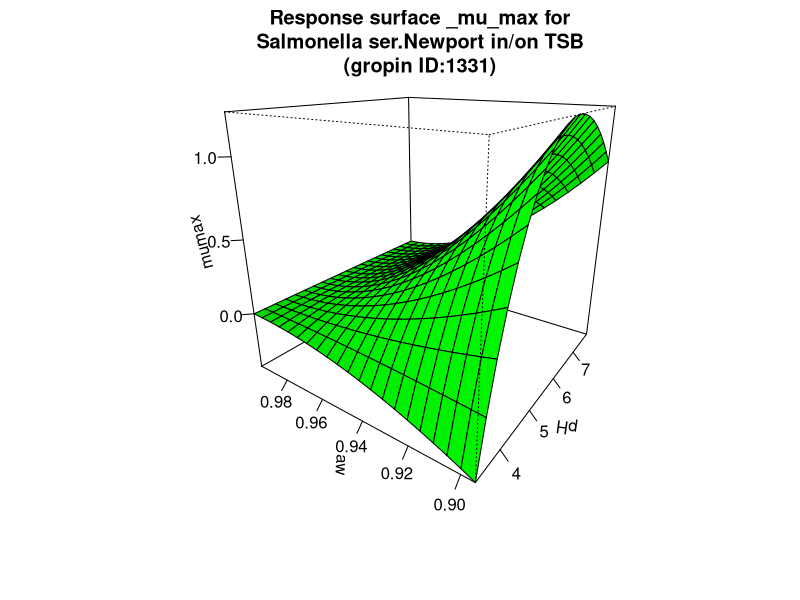

The R script that drew this image:
#############################
# start of Parameter script
#############################
pH <- seq(3.3033,7.79220779220779,length.out=21)
aw <- seq(0.894894,0.996003996003996,length.out=21)
#############################
# end of Parameter script
#############################
############################# 
# start of Model script Gropin ID 1331 
#############################
 
# constant coefficients for this model
 
variables <- data.frame(pH,aw)
argumentsPar <- unique.data.frame(expand.grid(variables))
 
# heart of the model
response_surface <- function(pH,aw) {
   mumax <-((pH-9.71)*(pH-3.58)/((6.02-3.58)*(pH-6.02)-(6.02-9.71)*(3.58-pH)))*((aw-1)*((aw-1)^2)/((0.994-0.894)*((0.994-0.894)*(aw-0.994)-(0.994-1)*(0.994+0.894-2*aw))))

	return(mumax=mumax)
} 

# output parameters
responseSurface <- cbind(argumentsPar,response_surface(argumentsPar['pH'],argumentsPar['aw']))
colnames(responseSurface) <- c(colnames(argumentsPar),'mumax')
#############################
# End of Model script
#############################
############################# 
# start of Visualisation script Gropin ID 1331 
#############################
titleText <-'Response surface _mu_max for
Salmonella ser.Newport in/on TSB
(gropin ID:1331)'
persp(pH,aw,matrix(unlist(responseSurface$'mumax'),nrow=21),col = 'green',xlab='pH',ylab='aw',zlab='mumax',main=titleText,theta=305,phi=20,shade=0.25,ticktype = 'detailed')
#############################
# End of Visualisation script
#############################
